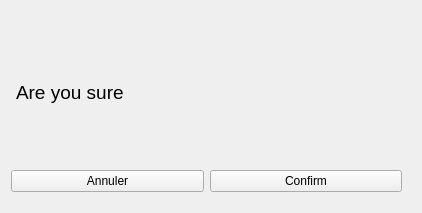
     <widget class="QWidget" name="ConfirmPage">
      <layout class="QVBoxLayout" name="verticalLayout_6">
       <item>
        <widget class="QLabel" name="labelConfirmItemID">
         <property name="text">
          <string/>
         </property>
        </widget>
       </item>
       <item>
        <spacer name="verticalSpacer_3">
         <property name="orientation">
          <enum>Qt::Vertical</enum>
         </property>
         <property name="sizeHint" stdset="0">
          <size>
           <width>20</width>
           <height>40</height>
          </size>
         </property>
        </spacer>
       </item>
       <item>
        <widget class="QLabel" name="confirmLabelMessage">
         <property name="minimumSize">
          <size>
           <width>400</width>
           <height>0</height>
          </size>
         </property>
         <property name="font">
          <font>
           <family>Ubuntu</family>
           <pointsize>14</pointsize>
           <weight>50</weight>
           <italic>false</italic>
           <bold>false</bold>
          </font>
         </property>
         <property name="styleSheet">
          <string notr="true">padding: 10px 0;</string>
         </property>
         <property name="text">
          <string>Are you sure </string>
         </property>
         <property name="wordWrap">
          <bool>true</bool>
         </property>
        </widget>
       </item>
       <item>
        <spacer name="verticalSpacer_4">
         <property name="orientation">
          <enum>Qt::Vertical</enum>
         </property>
         <property name="sizeHint" stdset="0">
          <size>
           <width>20</width>
           <height>40</height>
          </size>
         </property>
        </spacer>
       </item>
       <item>
        <widget class="QFrame" name="frame_2">
         <property name="frameShape">
          <enum>QFrame::NoFrame</enum>
         </property>
         <property name="frameShadow">
          <enum>QFrame::Raised</enum>
         </property>
         <layout class="QHBoxLayout" name="horizontalLayout">
          <property name="leftMargin">
           <number>0</number>
          </property>
          <property name="topMargin">
           <number>10</number>
          </property>
          <property name="bottomMargin">
           <number>10</number>
          </property>
          <item>
           <widget class="QPushButton" name="buttonCancel">
            <property name="text">
             <string>Annuler</string>
            </property>
           </widget>
          </item>
          <item>
           <widget class="QPushButton" name="buttonConfirm">
            <property name="text">
             <string>Confirm</string>
            </property>
           </widget>
          </item>
         </layout>
        </widget>
       </item>
      </layout>
     </widget>
